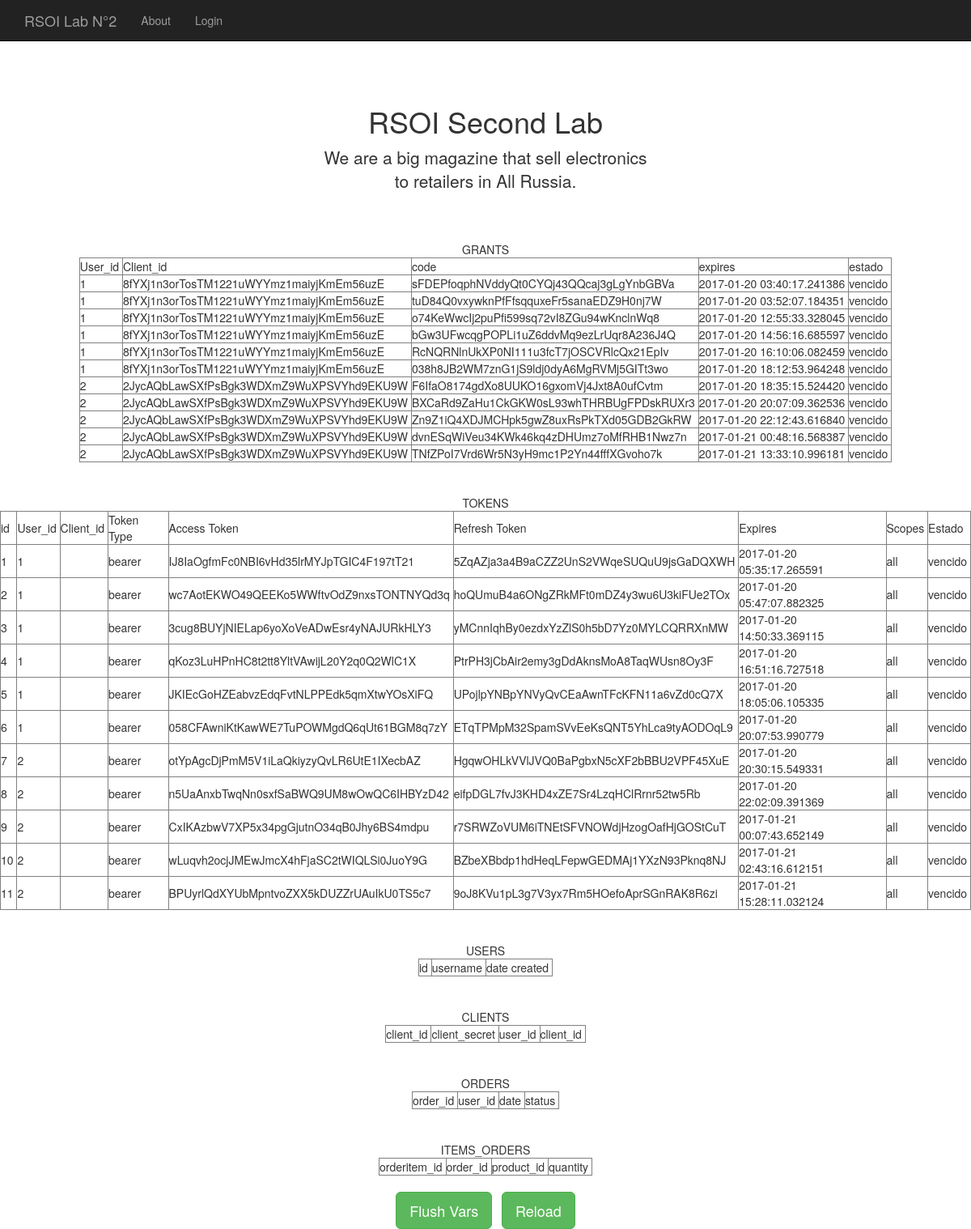
The page /api/printvars on the database its author committed.
### tmp/api.py (models this page shows, shortened)
class Grant(db.Model):
    id = db.Column(db.Integer, primary_key=True)
    user_id = db.Column(db.Integer, db.ForeignKey('users.id', ondelete='CASCADE'))
    user = db.relationship('User') # UNA RELACION CON LA CLASE USUARIO
    client_id = db.Column(db.String(40), db.ForeignKey('client.client_id'), nullable=False, )
    client = db.relationship('Client')   # UNA RELACION CON LA CLASE CLIENTE
    code = db.Column(db.String(255), index=True, nullable=False)
    redirect_uri = db.Column(db.String(255))
    expires = db.Column(db.DateTime)
    _scopes = db.Column(db.Text)

class Token(db.Model):
    id = db.Column(db.Integer, primary_key=True)
    client_id = db.Column(
        db.String(40), db.ForeignKey('client.client_id'),
        nullable=False,
    )
    client = db.relationship('Client')
    user_id = db.Column(
        db.Integer, db.ForeignKey('users.id')
    )
    user = db.relationship('User')
    token_type = db.Column(db.String(40))
    access_token = db.Column(db.String(255), unique=True)
    refresh_token = db.Column(db.String(255), unique=True)
    expires = db.Column(db.DateTime)
    _scopes = db.Column(db.Text)

### tmp/api.py (the view)
@app.route('/api/printvars')
def printvariables():
    tokensi = []
    grants = []
    cantidad=Grant.query.count()
    ahora = datetime.now()
    if cantidad >0 :
        resultado = Grant.query.filter_by()
        entries = resultado.all()
        for entry in entries:
            if entry.expires > ahora:
                estado="valido"
            else:
                estado="vencido"
            grants.append({'user_id': entry.user_id,
                          'client_id': entry.client_id,
                          'code': entry.code,
                          'expire': entry.expires,
                          'estado': estado})
    canttoken = Token.query.count()
    if canttoken > 0:
        resultadotoken = Token.query.filter_by()
        entrytoken = resultadotoken.all()
        for entry in entrytoken:
            if entry.expires > ahora:
                estado="valido"
            else:
                estado="vencido"
            tokensi.append({'id': entry.id,
                            'user_id': entry.user_id,
                            'client': entry.client_id,
                            'token_type': entry.token_type,
                            'access_token': entry.access_token,
                            'refresh_token': entry.refresh_token,
                            'expires': entry.expires,
                            '_scopes': entry._scopes,
                            'estado' : estado
                            })
    return flask.render_template('printvars.html', items=grants, toquens=tokensi)

### templates/printvars.html (shortened to what this page needs)
<!DOCTYPE html>
<html lang="en">
  <head>
    <link href="../static/css/bootstrap.min.css" rel="stylesheet">
    <link href="../static/css/starter-template.css" rel="stylesheet">
  </head>
  <body>
    <nav class="navbar navbar-inverse navbar-fixed-top">
      <div class="container">
        <div class="navbar-header">
          <a class="navbar-brand" href="#">RSOI Lab N°2</a>
        </div>
        <div id="navbar" class="collapse navbar-collapse">
          <ul class="nav navbar-nav">
            <li><a href="/api/about">About</a></li>
            <li><a href="/api/login">Login</a></li>
          </ul>
        </div>
      </div>
    </nav>
    <br>
    <div class="container">
      <div class="starter-template">
        <h1>RSOI Second Lab</h1>
        <p class="lead">We are a big magazine that sell electronics<br> to retailers in All Russia.</p>
      </div>
    </div>
    <div align="center">GRANTS
        <table border="1">
            <tbody>
                <tr>
                    <td>User_id&nbsp;</td>
                    <td>Client_id&nbsp;</td>
                    <td>code&nbsp;</td>
                    <td>expires&nbsp;</td>
                    <td>estado&nbsp;</td>
                </tr>
                {% for item in items %}
                <tr>
                    <td>{{ item.user_id }}&nbsp;</td>
                    <td>{{ item.client_id }}&nbsp;</td>
                    <td>{{ item.code }}&nbsp;</td>
                    <td>{{ item.expire }}&nbsp;</td>
                    <td>{{ item.estado }}&nbsp;</td>
                </tr>
            {% endfor %}
            </tbody>
        </table>
        <br><br>
    <div align="center">TOKENS
        <table border="1">
            <tbody>
                <tr>
                    <td>id&nbsp;</td>
                    <td>User_id&nbsp;</td>
                    <td>Client_id&nbsp;</td>
                    <td>Token Type&nbsp;</td>
                    <td>Access Token&nbsp;</td>
                    <td>Refresh Token&nbsp;</td>
                    <td>Expires&nbsp;</td>
                    <td>Scopes&nbsp;</td>
                    <td>Estado&nbsp;</td>
                </tr>
                {% for toquen in toquens %}
                <tr>
                    <td>{{ toquen.id }}&nbsp;</td>
                    <td>{{ toquen.user_id }}&nbsp;</td>
                    <td>{{ toquen.client_id }}&nbsp;</td>
                    <td>{{ toquen.token_type }}&nbsp;</td>
                    <td>{{ toquen.access_token }}&nbsp;</td>
                    <td>{{ toquen.refresh_token }}&nbsp;</td>
                    <td>{{ toquen.expires }}&nbsp;</td>
                    <td>{{ toquen._scopes }}&nbsp;</td>
                    <td>{{ toquen.estado }}&nbsp;</td>
                </tr>
            {% endfor %}
            </tbody>
        </table>
        <br>
        <br>
        <div align="center">USERS
        <table border="1">
            <tbody>
                <tr>
                    <td>id&nbsp;</td>
                    <td>username&nbsp;</td>
                    <td>date created&nbsp;</td>
                </tr>
            </tbody>
        </table>
        <br><br>
        <div align="center">CLIENTS
        <table border="1">
            <tbody>
                <tr>
                    <td>client_id&nbsp;</td>
                    <td>client_secret&nbsp;</td>
                    <td>user_id&nbsp;</td>
                    <td>client_id&nbsp;</td>
                </tr>
            </tbody>
        </table>
                <br><br>
        <div align="center">ORDERS
        <table border="1">
            <tbody>
                <tr>
                    <td>order_id&nbsp;</td>
                    <td>user_id&nbsp;</td>
                    <td>date&nbsp;</td>
                    <td>status&nbsp;</td>
                </tr>
            </tbody>
        </table>
         <br><br>
        <div align="center">ITEMS_ORDERS
        <table border="1">
            <tbody>
                <tr>
                    <td>orderitem_id&nbsp;</td>
                    <td>order_id&nbsp;</td>
                    <td>product_id&nbsp;</td>
                    <td>quantity&nbsp;</td>
                </tr>
            </tbody>
        </table>
        <br>
         <a class="btn btn-lg btn-success" href="/api/flush" role="button">Flush Vars</a>&nbsp;&nbsp;
         <a class="btn btn-lg btn-success" href="/api/printvars" role="button">Reload</a>
    </div>
  </body>
</html>

### static/css/starter-template.css (style rules this page uses)
body { padding-top: 50px; }
.starter-template { padding: 40px 15px; text-align: center; }

### rows shown on the page
Grant: user_id "1", client_id "8fYXj1n3orTosTM1221uWYYmz1maiyjKmEm56uzE", code "sFDEPfoqphNVddyQt0CYQj43QQcaj3gLgYnbGBVa", expire "2017-01-20 03:40:17.241386", estado "vencido"
Grant: user_id "1", client_id "8fYXj1n3orTosTM1221uWYYmz1maiyjKmEm56uzE", code "tuD84Q0vxywknPfFfsqquxeFr5sanaEDZ9H0nj7W", expire "2017-01-20 03:52:07.184351", estado "vencido"
Grant: user_id "1", client_id "8fYXj1n3orTosTM1221uWYYmz1maiyjKmEm56uzE", code "o74KeWwcIj2puPfi599sq72vI8ZGu94wKnclnWq8", expire "2017-01-20 12:55:33.328045", estado "vencido"
Grant: user_id "1", client_id "8fYXj1n3orTosTM1221uWYYmz1maiyjKmEm56uzE", code "bGw3UFwcqgPOPLi1uZ6ddvMq9ezLrUqr8A236J4Q", expire "2017-01-20 14:56:16.685597", estado "vencido"
Grant: user_id "1", client_id "8fYXj1n3orTosTM1221uWYYmz1maiyjKmEm56uzE", code "RcNQRNlnUkXP0NI111u3fcT7jOSCVRlcQx21EpIv", expire "2017-01-20 16:10:06.082459", estado "vencido"
Grant: user_id "1", client_id "8fYXj1n3orTosTM1221uWYYmz1maiyjKmEm56uzE", code "038h8JB2WM7znG1jS9ldj0dyA6MgRVMj5GITt3wo", expire "2017-01-20 18:12:53.964248", estado "vencido"
Grant: user_id "2", client_id "2JycAQbLawSXfPsBgk3WDXmZ9WuXPSVYhd9EKU9W", code "F6IfaO8174gdXo8UUKO16gxomVj4Jxt8A0ufCvtm", expire "2017-01-20 18:35:15.524420", estado "vencido"
Grant: user_id "2", client_id "2JycAQbLawSXfPsBgk3WDXmZ9WuXPSVYhd9EKU9W", code "BXCaRd9ZaHu1CkGKW0sL93whTHRBUgFPDskRUXr3", expire "2017-01-20 20:07:09.362536", estado "vencido"
Grant: user_id "2", client_id "2JycAQbLawSXfPsBgk3WDXmZ9WuXPSVYhd9EKU9W", code "Zn9Z1iQ4XDJMCHpk5gwZ8uxRsPkTXd05GDB2GkRW", expire "2017-01-20 22:12:43.616840", estado "vencido"
Grant: user_id "2", client_id "2JycAQbLawSXfPsBgk3WDXmZ9WuXPSVYhd9EKU9W", code "dvnESqWiVeu34KWk46kq4zDHUmz7oMfRHB1Nwz7n", expire "2017-01-21 00:48:16.568387", estado "vencido"
Grant: user_id "2", client_id "2JycAQbLawSXfPsBgk3WDXmZ9WuXPSVYhd9EKU9W", code "TNfZPoI7Vrd6Wr5N3yH9mc1P2Yn44fffXGvoho7k", expire "2017-01-21 13:33:10.996181", estado "vencido"
Token: id "1", user_id "1", token_type "bearer", access_token "IJ8IaOgfmFc0NBI6vHd35lrMYJpTGIC4F197tT21", refresh_token "5ZqAZja3a4B9aCZZ2UnS2VWqeSUQuU9jsGaDQXWH", expires "2017-01-20 05:35:17.265591", _scopes "all", estado "vencido"
Token: id "2", user_id "1", token_type "bearer", access_token "wc7AotEKWO49QEEKo5WWftvOdZ9nxsTONTNYQd3q", refresh_token "hoQUmuB4a6ONgZRkMFt0mDZ4y3wu6U3kiFUe2TOx", expires "2017-01-20 05:47:07.882325", _scopes "all", estado "vencido"
Token: id "3", user_id "1", token_type "bearer", access_token "3cug8BUYjNIELap6yoXoVeADwEsr4yNAJURkHLY3", refresh_token "yMCnnIqhBy0ezdxYzZlS0h5bD7Yz0MYLCQRRXnMW", expires "2017-01-20 14:50:33.369115", _scopes "all", estado "vencido"
Token: id "4", user_id "1", token_type "bearer", access_token "qKoz3LuHPnHC8t2tt8YltVAwijL20Y2q0Q2WlC1X", refresh_token "PtrPH3jCbAir2emy3gDdAknsMoA8TaqWUsn8Oy3F", expires "2017-01-20 16:51:16.727518", _scopes "all", estado "vencido"
Token: id "5", user_id "1", token_type "bearer", access_token "JKIEcGoHZEabvzEdqFvtNLPPEdk5qmXtwYOsXiFQ", refresh_token "UPojlpYNBpYNVyQvCEaAwnTFcKFN11a6vZd0cQ7X", expires "2017-01-20 18:05:06.105335", _scopes "all", estado "vencido"
Token: id "6", user_id "1", token_type "bearer", access_token "058CFAwniKtKawWE7TuPOWMgdQ6qUt61BGM8q7zY", refresh_token "ETqTPMpM32SpamSVvEeKsQNT5YhLca9tyAODOqL9", expires "2017-01-20 20:07:53.990779", _scopes "all", estado "vencido"
Token: id "7", user_id "2", token_type "bearer", access_token "otYpAgcDjPmM5V1iLaQkiyzyQvLR6UtE1IXecbAZ", refresh_token "HgqwOHLkVVlJVQ0BaPgbxN5cXF2bBBU2VPF45XuE", expires "2017-01-20 20:30:15.549331", _scopes "all", estado "vencido"
Token: id "8", user_id "2", token_type "bearer", access_token "n5UaAnxbTwqNn0sxfSaBWQ9UM8wOwQC6IHBYzD42", refresh_token "eifpDGL7fvJ3KHD4xZE7Sr4LzqHClRrnr52tw5Rb", expires "2017-01-20 22:02:09.391369", _scopes "all", estado "vencido"
Token: id "9", user_id "2", token_type "bearer", access_token "CxIKAzbwV7XP5x34pgGjutnO34qB0Jhy6BS4mdpu", refresh_token "r7SRWZoVUM6iTNEtSFVNOWdjHzogOafHjGOStCuT", expires "2017-01-21 00:07:43.652149", _scopes "all", estado "vencido"
Token: id "10", user_id "2", token_type "bearer", access_token "wLuqvh2ocjJMEwJmcX4hFjaSC2tWIQLSi0JuoY9G", refresh_token "BZbeXBbdp1hdHeqLFepwGEDMAj1YXzN93Pknq8NJ", expires "2017-01-21 02:43:16.612151", _scopes "all", estado "vencido"
Token: id "11", user_id "2", token_type "bearer", access_token "BPUyrlQdXYUbMpntvoZXX5kDUZZrUAuIkU0TS5c7", refresh_token "9oJ8KVu1pL3g7V3yx7Rm5HOefoAprSGnRAK8R6zi", expires "2017-01-21 15:28:11.032124", _scopes "all", estado "vencido"
